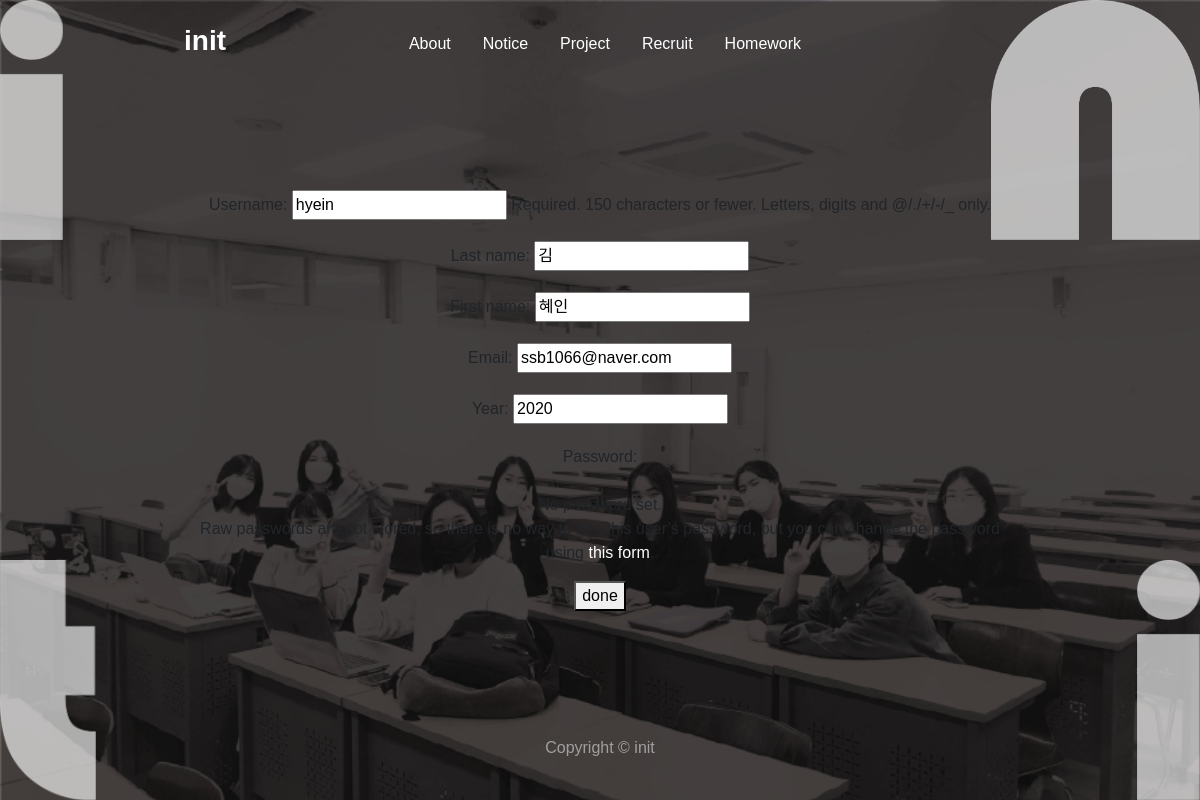
The page /accounts/update/ (signed in) on the database its author committed.
### mysite/models.py (models this page shows)
class InitUser(AbstractUser):
    first_name = models.CharField(max_length=30, blank=False, null=False)
    last_name = models.CharField(max_length=150, blank=False, null=False)
    email = models.EmailField(blank=False, null=False, unique=True)
    year = models.CharField(max_length=20, null=False, blank=False)

### mysite/views.py (the view)
# urls.py: path('accounts/update/', mysite.views.update, name='update'),
def update(request):
    user = request.user
    if request.method == 'POST':
        form = UpdateUserForm(request.POST, instance=user)
        if form.is_valid():
            form.save()
            return redirect('/')
    else:
	    form = UpdateUserForm(instance = user)
    return render(request, 'update.html', {'form': form})

### mysite/forms.py
class UpdateUserForm(UserChangeForm):
    class Meta:
        model = get_user_model()
        fields = ['username', 'last_name', 'first_name', 'email', 'year']

### mysite/templates/update.html
{% extends 'base.html' %} {% load static %} {% block contents %}
<form method="POST">
  {% csrf_token %} {{form.as_p}}
  <button type="submit">done</button>
</form>
{%endblock %}

### mysite/static/style.css (style rules this page uses)
a, a:focus, a:hover { color: white; font-family: 'Noto Sans KR', sans-serif; text-decoration: none; }
html, body { height: 100%; font-family: 'Noto Sans KR', sans-serif; font-weight: 100; }
body { display: -ms-flexbox; display: flex; }
.bg { width: auto; background-image: url('img/1x/bg.png'); background-repeat : no-repeat; background-size : cover; min-width: 100%; min-height: 100%; }
.bg-cover { background-color: rgba(0, 0, 0, 0.856); z-index: 5; }

### myproject/templates/base.html (style rules this page uses)
a { text-decoration: none; }

### rows shown on the page
InitUser: username "hyein", last_name "김", first_name "혜인", email "ssb1066@naver.com", year "2020"
